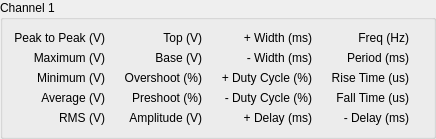
           <widget class="QGroupBox" name="groupBox">
            <property name="title">
             <string>Channel 1</string>
            </property>
            <layout class="QGridLayout" name="gridLayout">
             <item row="0" column="0">
              <widget class="QLabel" name="label_2">
               <property name="text">
                <string>Peak to Peak (V)</string>
               </property>
               <property name="alignment">
                <set>Qt::AlignRight|Qt::AlignTrailing|Qt::AlignVCenter</set>
               </property>
              </widget>
             </item>
             <item row="0" column="1">
              <widget class="QLabel" name="vpp1">
               <property name="toolTip">
                <string>Peak to peak voltage</string>
               </property>
               <property name="text">
                <string/>
               </property>
               <property name="alignment">
                <set>Qt::AlignLeading|Qt::AlignLeft|Qt::AlignVCenter</set>
               </property>
               <property name="textInteractionFlags">
                <set>Qt::LinksAccessibleByMouse|Qt::TextSelectableByKeyboard|Qt::TextSelectableByMouse</set>
               </property>
              </widget>
             </item>
             <item row="0" column="2">
              <widget class="QLabel" name="label_12">
               <property name="text">
                <string>Top (V)</string>
               </property>
               <property name="alignment">
                <set>Qt::AlignRight|Qt::AlignTrailing|Qt::AlignVCenter</set>
               </property>
              </widget>
             </item>
             <item row="0" column="3">
              <widget class="QLabel" name="vtop1">
               <property name="toolTip">
                <string>Flat top voltage</string>
               </property>
               <property name="text">
                <string/>
               </property>
               <property name="alignment">
                <set>Qt::AlignLeading|Qt::AlignLeft|Qt::AlignVCenter</set>
               </property>
               <property name="textInteractionFlags">
                <set>Qt::LinksAccessibleByMouse|Qt::TextSelectableByKeyboard|Qt::TextSelectableByMouse</set>
               </property>
              </widget>
             </item>
             <item row="0" column="4">
              <widget class="QLabel" name="label_14">
               <property name="text">
                <string>+ Width (ms)</string>
               </property>
               <property name="alignment">
                <set>Qt::AlignRight|Qt::AlignTrailing|Qt::AlignVCenter</set>
               </property>
              </widget>
             </item>
             <item row="0" column="5">
              <widget class="QLabel" name="pwid1">
               <property name="toolTip">
                <string>Positive pulse width</string>
               </property>
               <property name="text">
                <string/>
               </property>
               <property name="alignment">
                <set>Qt::AlignLeading|Qt::AlignLeft|Qt::AlignVCenter</set>
               </property>
               <property name="textInteractionFlags">
                <set>Qt::LinksAccessibleByMouse|Qt::TextSelectableByKeyboard|Qt::TextSelectableByMouse</set>
               </property>
              </widget>
             </item>
             <item row="0" column="6">
              <widget class="QLabel" name="label_13">
               <property name="text">
                <string>Freq (Hz)</string>
               </property>
               <property name="alignment">
                <set>Qt::AlignRight|Qt::AlignTrailing|Qt::AlignVCenter</set>
               </property>
              </widget>
             </item>
             <item row="0" column="7">
              <widget class="QLabel" name="freq1">
               <property name="toolTip">
                <string>Frequency</string>
               </property>
               <property name="text">
                <string/>
               </property>
               <property name="alignment">
                <set>Qt::AlignLeading|Qt::AlignLeft|Qt::AlignVCenter</set>
               </property>
               <property name="textInteractionFlags">
                <set>Qt::LinksAccessibleByMouse|Qt::TextSelectableByKeyboard|Qt::TextSelectableByMouse</set>
               </property>
              </widget>
             </item>
             <item row="1" column="0">
              <widget class="QLabel" name="label_3">
               <property name="text">
                <string>Maximum (V)</string>
               </property>
               <property name="alignment">
                <set>Qt::AlignRight|Qt::AlignTrailing|Qt::AlignVCenter</set>
               </property>
              </widget>
             </item>
             <item row="1" column="1">
              <widget class="QLabel" name="vmax1">
               <property name="toolTip">
                <string>Maximum voltage</string>
               </property>
               <property name="text">
                <string/>
               </property>
               <property name="alignment">
                <set>Qt::AlignLeading|Qt::AlignLeft|Qt::AlignVCenter</set>
               </property>
               <property name="textInteractionFlags">
                <set>Qt::LinksAccessibleByMouse|Qt::TextSelectableByKeyboard|Qt::TextSelectableByMouse</set>
               </property>
              </widget>
             </item>
             <item row="1" column="2">
              <widget class="QLabel" name="label_15">
               <property name="text">
                <string>Base (V)</string>
               </property>
               <property name="alignment">
                <set>Qt::AlignRight|Qt::AlignTrailing|Qt::AlignVCenter</set>
               </property>
              </widget>
             </item>
             <item row="1" column="3">
              <widget class="QLabel" name="vbas1">
               <property name="toolTip">
                <string>Flat base voltage</string>
               </property>
               <property name="text">
                <string/>
               </property>
               <property name="alignment">
                <set>Qt::AlignLeading|Qt::AlignLeft|Qt::AlignVCenter</set>
               </property>
               <property name="textInteractionFlags">
                <set>Qt::LinksAccessibleByMouse|Qt::TextSelectableByKeyboard|Qt::TextSelectableByMouse</set>
               </property>
              </widget>
             </item>
             <item row="1" column="4">
              <widget class="QLabel" name="label_16">
               <property name="text">
                <string>- Width (ms)</string>
               </property>
               <property name="alignment">
                <set>Qt::AlignRight|Qt::AlignTrailing|Qt::AlignVCenter</set>
               </property>
              </widget>
             </item>
             <item row="1" column="5">
              <widget class="QLabel" name="nwid1">
               <property name="toolTip">
                <string>Negative pulse width</string>
               </property>
               <property name="text">
                <string/>
               </property>
               <property name="alignment">
                <set>Qt::AlignLeading|Qt::AlignLeft|Qt::AlignVCenter</set>
               </property>
               <property name="textInteractionFlags">
                <set>Qt::LinksAccessibleByMouse|Qt::TextSelectableByKeyboard|Qt::TextSelectableByMouse</set>
               </property>
              </widget>
             </item>
             <item row="1" column="6">
              <widget class="QLabel" name="label_17">
               <property name="text">
                <string>Period (ms)</string>
               </property>
               <property name="alignment">
                <set>Qt::AlignRight|Qt::AlignTrailing|Qt::AlignVCenter</set>
               </property>
              </widget>
             </item>
             <item row="1" column="7">
              <widget class="QLabel" name="per1">
               <property name="toolTip">
                <string>Period</string>
               </property>
               <property name="text">
                <string/>
               </property>
               <property name="alignment">
                <set>Qt::AlignLeading|Qt::AlignLeft|Qt::AlignVCenter</set>
               </property>
               <property name="textInteractionFlags">
                <set>Qt::LinksAccessibleByMouse|Qt::TextSelectableByKeyboard|Qt::TextSelectableByMouse</set>
               </property>
              </widget>
             </item>
             <item row="2" column="0">
              <widget class="QLabel" name="label_4">
               <property name="text">
                <string>Minimum (V)</string>
               </property>
               <property name="alignment">
                <set>Qt::AlignRight|Qt::AlignTrailing|Qt::AlignVCenter</set>
               </property>
              </widget>
             </item>
             <item row="2" column="1">
              <widget class="QLabel" name="vmin1">
               <property name="toolTip">
                <string>Minimum voltage</string>
               </property>
               <property name="text">
                <string/>
               </property>
               <property name="alignment">
                <set>Qt::AlignLeading|Qt::AlignLeft|Qt::AlignVCenter</set>
               </property>
               <property name="textInteractionFlags">
                <set>Qt::LinksAccessibleByMouse|Qt::TextSelectableByKeyboard|Qt::TextSelectableByMouse</set>
               </property>
              </widget>
             </item>
             <item row="2" column="2">
              <widget class="QLabel" name="label_18">
               <property name="text">
                <string>Overshoot (%)</string>
               </property>
               <property name="alignment">
                <set>Qt::AlignRight|Qt::AlignTrailing|Qt::AlignVCenter</set>
               </property>
              </widget>
             </item>
             <item row="2" column="3">
              <widget class="QLabel" name="over1">
               <property name="toolTip">
                <string>Edge overshoot percentage</string>
               </property>
               <property name="text">
                <string/>
               </property>
               <property name="alignment">
                <set>Qt::AlignLeading|Qt::AlignLeft|Qt::AlignVCenter</set>
               </property>
               <property name="textInteractionFlags">
                <set>Qt::LinksAccessibleByMouse|Qt::TextSelectableByKeyboard|Qt::TextSelectableByMouse</set>
               </property>
              </widget>
             </item>
             <item row="2" column="4">
              <widget class="QLabel" name="label_22">
               <property name="text">
                <string>+ Duty Cycle (%)</string>
               </property>
               <property name="alignment">
                <set>Qt::AlignRight|Qt::AlignTrailing|Qt::AlignVCenter</set>
               </property>
              </widget>
             </item>
             <item row="2" column="5">
              <widget class="QLabel" name="pdut1">
               <property name="toolTip">
                <string>Positive duty cycle</string>
               </property>
               <property name="text">
                <string/>
               </property>
               <property name="alignment">
                <set>Qt::AlignLeading|Qt::AlignLeft|Qt::AlignVCenter</set>
               </property>
               <property name="textInteractionFlags">
                <set>Qt::LinksAccessibleByMouse|Qt::TextSelectableByKeyboard|Qt::TextSelectableByMouse</set>
               </property>
              </widget>
             </item>
             <item row="2" column="6">
              <widget class="QLabel" name="label_26">
               <property name="text">
                <string>Rise Time (us)</string>
               </property>
               <property name="alignment">
                <set>Qt::AlignRight|Qt::AlignTrailing|Qt::AlignVCenter</set>
               </property>
              </widget>
             </item>
             <item row="2" column="7">
              <widget class="QLabel" name="rise1">
               <property name="sizePolicy">
                <sizepolicy hsizetype="Preferred" vsizetype="Preferred">
                 <horstretch>0</horstretch>
                 <verstretch>0</verstretch>
                </sizepolicy>
               </property>
               <property name="toolTip">
                <string>Rise time</string>
               </property>
               <property name="text">
                <string/>
               </property>
               <property name="alignment">
                <set>Qt::AlignLeading|Qt::AlignLeft|Qt::AlignVCenter</set>
               </property>
               <property name="textInteractionFlags">
                <set>Qt::LinksAccessibleByMouse|Qt::TextSelectableByKeyboard|Qt::TextSelectableByMouse</set>
               </property>
              </widget>
             </item>
             <item row="3" column="0">
              <widget class="QLabel" name="label_5">
               <property name="text">
                <string>Average (V)</string>
               </property>
               <property name="alignment">
                <set>Qt::AlignRight|Qt::AlignTrailing|Qt::AlignVCenter</set>
               </property>
              </widget>
             </item>
             <item row="3" column="1">
              <widget class="QLabel" name="vavg1">
               <property name="toolTip">
                <string>Average voltage</string>
               </property>
               <property name="text">
                <string/>
               </property>
               <property name="alignment">
                <set>Qt::AlignLeading|Qt::AlignLeft|Qt::AlignVCenter</set>
               </property>
               <property name="textInteractionFlags">
                <set>Qt::LinksAccessibleByMouse|Qt::TextSelectableByKeyboard|Qt::TextSelectableByMouse</set>
               </property>
              </widget>
             </item>
             <item row="3" column="2">
              <widget class="QLabel" name="label_20">
               <property name="text">
                <string>Preshoot (%)</string>
               </property>
               <property name="alignment">
                <set>Qt::AlignRight|Qt::AlignTrailing|Qt::AlignVCenter</set>
               </property>
              </widget>
             </item>
             <item row="3" column="3">
              <widget class="QLabel" name="pres1">
               <property name="toolTip">
                <string>Edge preshoot (undershoot) in percent</string>
               </property>
               <property name="text">
                <string/>
               </property>
               <property name="alignment">
                <set>Qt::AlignLeading|Qt::AlignLeft|Qt::AlignVCenter</set>
               </property>
               <property name="textInteractionFlags">
                <set>Qt::LinksAccessibleByMouse|Qt::TextSelectableByKeyboard|Qt::TextSelectableByMouse</set>
               </property>
              </widget>
             </item>
             <item row="3" column="4">
              <widget class="QLabel" name="label_24">
               <property name="text">
                <string>- Duty Cycle (%)</string>
               </property>
               <property name="alignment">
                <set>Qt::AlignRight|Qt::AlignTrailing|Qt::AlignVCenter</set>
               </property>
              </widget>
             </item>
             <item row="3" column="5">
              <widget class="QLabel" name="ndut1">
               <property name="toolTip">
                <string>Negative duty cycle</string>
               </property>
               <property name="text">
                <string/>
               </property>
               <property name="alignment">
                <set>Qt::AlignLeading|Qt::AlignLeft|Qt::AlignVCenter</set>
               </property>
               <property name="textInteractionFlags">
                <set>Qt::LinksAccessibleByMouse|Qt::TextSelectableByKeyboard|Qt::TextSelectableByMouse</set>
               </property>
              </widget>
             </item>
             <item row="3" column="6">
              <widget class="QLabel" name="label_28">
               <property name="text">
                <string>Fall Time (us)</string>
               </property>
               <property name="alignment">
                <set>Qt::AlignRight|Qt::AlignTrailing|Qt::AlignVCenter</set>
               </property>
              </widget>
             </item>
             <item row="3" column="7">
              <widget class="QLabel" name="fall1">
               <property name="toolTip">
                <string>Fall time</string>
               </property>
               <property name="text">
                <string/>
               </property>
               <property name="alignment">
                <set>Qt::AlignLeading|Qt::AlignLeft|Qt::AlignVCenter</set>
               </property>
               <property name="textInteractionFlags">
                <set>Qt::LinksAccessibleByMouse|Qt::TextSelectableByKeyboard|Qt::TextSelectableByMouse</set>
               </property>
              </widget>
             </item>
             <item row="4" column="0">
              <widget class="QLabel" name="label_6">
               <property name="text">
                <string>RMS (V)</string>
               </property>
               <property name="alignment">
                <set>Qt::AlignRight|Qt::AlignTrailing|Qt::AlignVCenter</set>
               </property>
              </widget>
             </item>
             <item row="4" column="1">
              <widget class="QLabel" name="vrms1">
               <property name="toolTip">
                <string>RMS voltage</string>
               </property>
               <property name="text">
                <string/>
               </property>
               <property name="alignment">
                <set>Qt::AlignLeading|Qt::AlignLeft|Qt::AlignVCenter</set>
               </property>
               <property name="textInteractionFlags">
                <set>Qt::LinksAccessibleByMouse|Qt::TextSelectableByKeyboard|Qt::TextSelectableByMouse</set>
               </property>
              </widget>
             </item>
             <item row="4" column="2">
              <widget class="QLabel" name="label_23">
               <property name="text">
                <string>Amplitude (V)</string>
               </property>
               <property name="alignment">
                <set>Qt::AlignRight|Qt::AlignTrailing|Qt::AlignVCenter</set>
               </property>
              </widget>
             </item>
             <item row="4" column="3">
              <widget class="QLabel" name="vamp1">
               <property name="toolTip">
                <string>Voltage between VTop and VBase</string>
               </property>
               <property name="text">
                <string/>
               </property>
               <property name="alignment">
                <set>Qt::AlignLeading|Qt::AlignLeft|Qt::AlignVCenter</set>
               </property>
               <property name="textInteractionFlags">
                <set>Qt::LinksAccessibleByMouse|Qt::TextSelectableByKeyboard|Qt::TextSelectableByMouse</set>
               </property>
              </widget>
             </item>
             <item row="4" column="4">
              <widget class="QLabel" name="label_19">
               <property name="text">
                <string>+ Delay (ms)</string>
               </property>
               <property name="alignment">
                <set>Qt::AlignRight|Qt::AlignTrailing|Qt::AlignVCenter</set>
               </property>
              </widget>
             </item>
             <item row="4" column="5">
              <widget class="QLabel" name="pdel1">
               <property name="toolTip">
                <string>Delay between Chan 1 and Chan 2 on rising edge</string>
               </property>
               <property name="text">
                <string/>
               </property>
               <property name="alignment">
                <set>Qt::AlignLeading|Qt::AlignLeft|Qt::AlignVCenter</set>
               </property>
               <property name="textInteractionFlags">
                <set>Qt::LinksAccessibleByMouse|Qt::TextSelectableByKeyboard|Qt::TextSelectableByMouse</set>
               </property>
              </widget>
             </item>
             <item row="4" column="6">
              <widget class="QLabel" name="label_21">
               <property name="text">
                <string>- Delay (ms)</string>
               </property>
               <property name="alignment">
                <set>Qt::AlignRight|Qt::AlignTrailing|Qt::AlignVCenter</set>
               </property>
              </widget>
             </item>
             <item row="4" column="7">
              <widget class="QLabel" name="ndel1">
               <property name="toolTip">
                <string>Delay between Chan1 and Chan2 on falling edge</string>
               </property>
               <property name="text">
                <string/>
               </property>
               <property name="alignment">
                <set>Qt::AlignLeading|Qt::AlignLeft|Qt::AlignVCenter</set>
               </property>
               <property name="textInteractionFlags">
                <set>Qt::LinksAccessibleByMouse|Qt::TextSelectableByKeyboard|Qt::TextSelectableByMouse</set>
               </property>
              </widget>
             </item>
            </layout>
           </widget>
